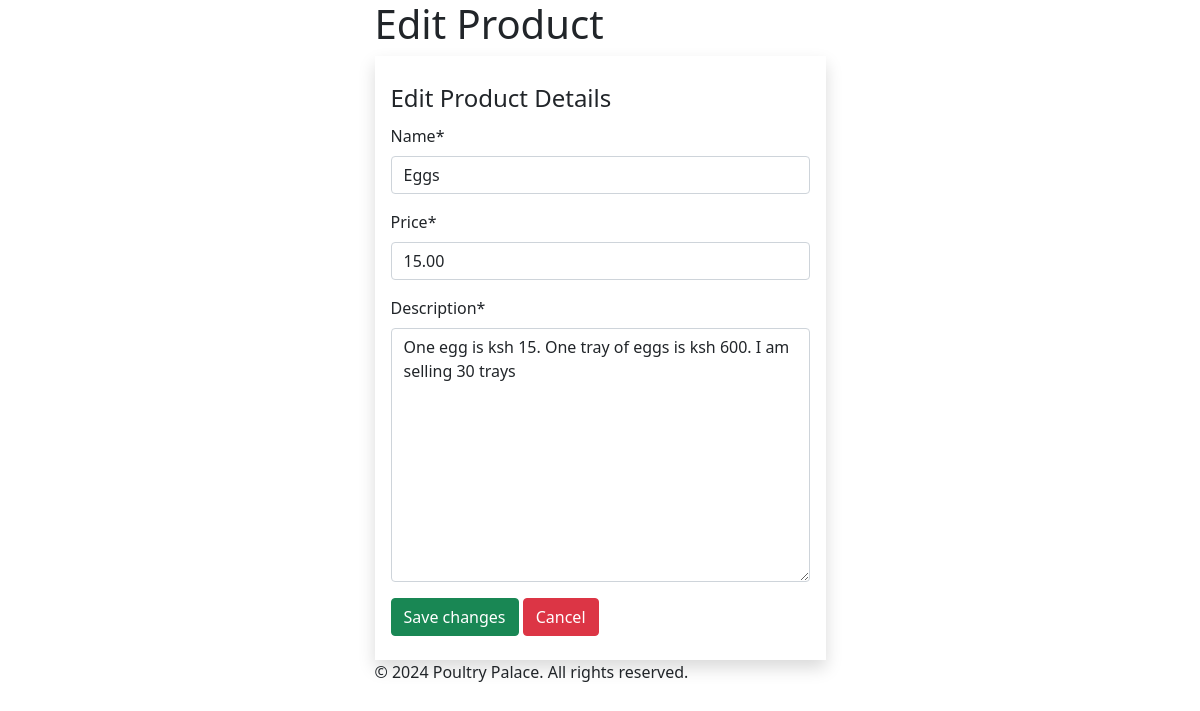
/edit_product/6/ (signed in), run on the app's committed database.
### poultrypalace/models.py (models this page shows, shortened)
class Product(models.Model):
    name = models.CharField(max_length=100)
    description = models.TextField()
    price = models.DecimalField(max_digits=10, decimal_places=2)
    available = models.BooleanField(default=True)
    created_at = models.DateTimeField(auto_now_add=True)
    updated_at = models.DateTimeField(auto_now=True)
    farmer = models.ForeignKey(User, on_delete=models.CASCADE)

### poultrypalace/views.py (the view)
# urls.py: path('edit_product/<int:product_id>/', views.edit_product, name='edit_product'),
@login_required
def edit_product(request, product_id):
    product = get_object_or_404(Product, id=product_id)
    if request.method == 'POST':
        form = ProductForm(request.POST, instance=product)
        if form.is_valid():
            form.save()
            messages.success(request, "Product updated successfully!")
            return redirect('dashboard')
    else:
        form = ProductForm(instance=product)
    return render(request, 'poultrypalace/edit_product.html', {'form': form})

### poultrypalace/forms.py
class ProductForm(forms.ModelForm):
    class Meta:
        model = Product
        fields = ['name', 'price', 'description']

### poultrypalace/templates/poultrypalace/edit_product.html (shortened to what this page needs)
{% load crispy_forms_tags crispy_forms_filters %}
<!DOCTYPE html>
<html lang="en">
  <head>
    <link
      href="https://cdn.jsdelivr.net/npm/bootstrap@5.0.2/dist/css/bootstrap.min.css"
      rel="stylesheet"
    />
  </head>
  <body>
    <div class="container">
      <div class="row justify-content-center">
        <div class="col-sm-5">
          <header>
            <h1>Edit Product</h1>
          </header>
          <main>
            <section>
              <form
                action="{{request.path}}"
                method="post" class="shadow px-3 py-4"
                enctype="multipart/form-data"
              >
                <fieldset>
                  <legend>Edit Product Details</legend>
                  {{ form|crispy }}
                  <div class="form-actions">
                    <button class="btn btn-success">Save changes</button>
                    <a
                      href="{% url 'dashboard' %}"
                      class="button btn btn-danger"
                      >Cancel</a
                    >
                  </div>
                </fieldset>
              </form>
            </section>
          </main>
          <footer>
            <p>&copy; 2024 Poultry Palace. All rights reserved.</p>
          </footer>
        </div>
      </div>
    </div>
  </body>
</html>

### data on the page
Product: name "Eggs", price "15.00", description "One egg is ksh 15. One tray of eggs is ksh 600. I am selling 30 trays"
